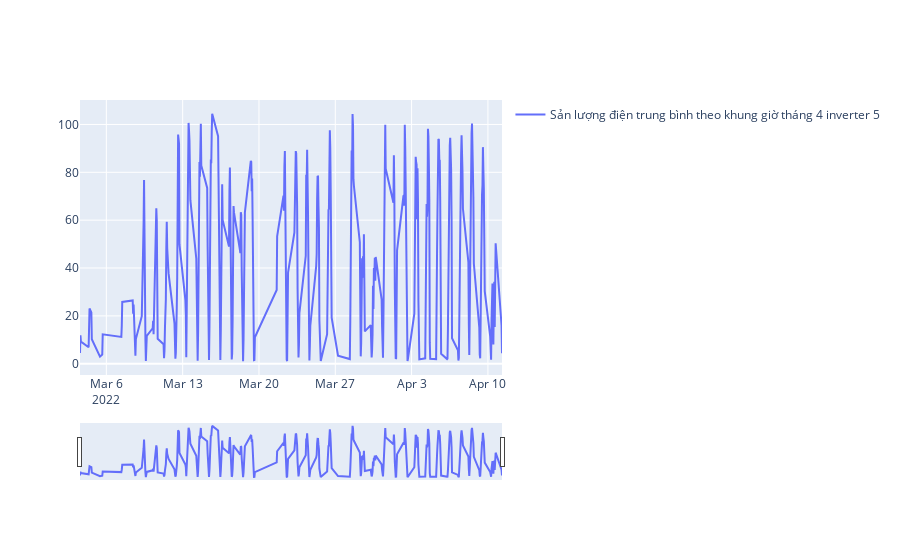

Notebook cell for this chart:
### Markdown cell above
Trung bình sản lượng điện

### Code cell
fig = go.Figure()
fig.add_trace(go.Scatter(
    x=df5_1.time,
    y=df5_1[df5_1['month']==4]['Total input power(kW)'],
    name="Sản lượng điện trung bình theo khung giờ tháng 4 inverter 5 "))
fig . update_traces (
    showlegend = True 
    )
fig.update_xaxes(
    rangeslider_visible=True,
)
fig.show()

### Figure 1 — Plotly figure (JSON) as saved in the notebook; plotly's stock layout.template omitted (floating-point values rounded to 4 significant figures; data arrays with more than 128 entries replaced by an {"elided": "..."} marker saying what was removed)
{"data": [{"name": "Sản lượng điện trung bình theo khung giờ tháng 4 inverter 5 ", "showlegend": true, "type": "scatter", "x": {"elided": "2076 str values"}, "y": {"elided": "371 float values"}}], "layout": {"xaxis": {"rangeslider": {"visible": true}}}}
